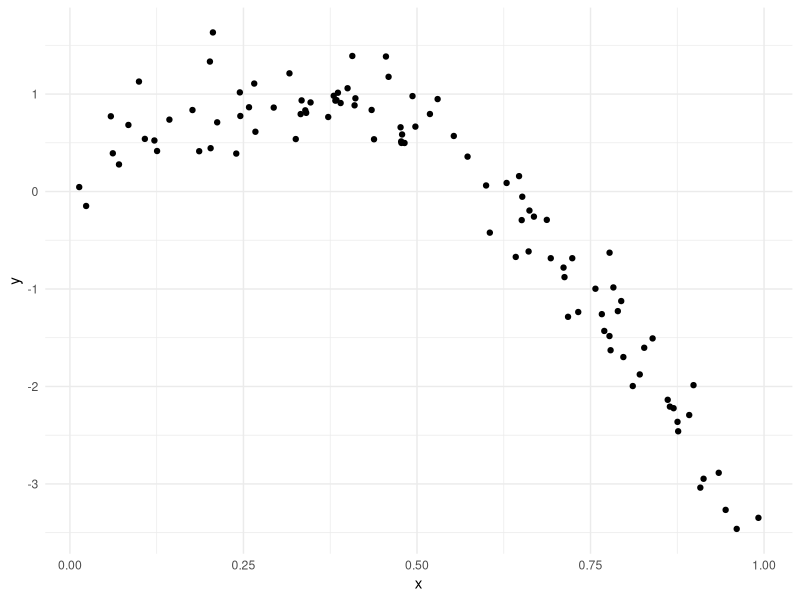
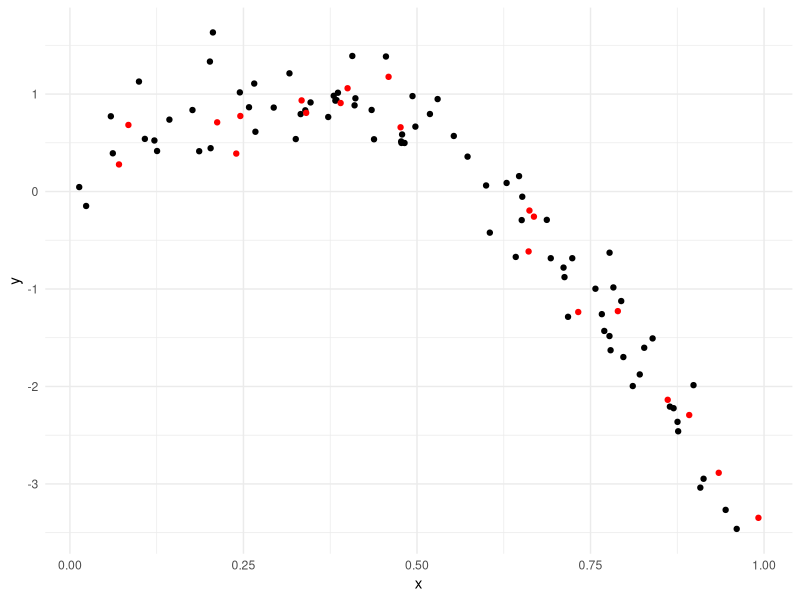
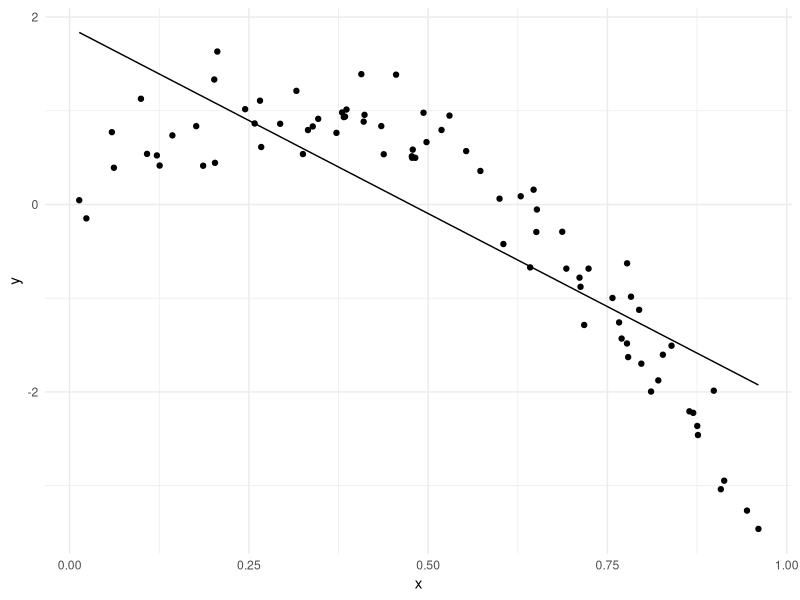
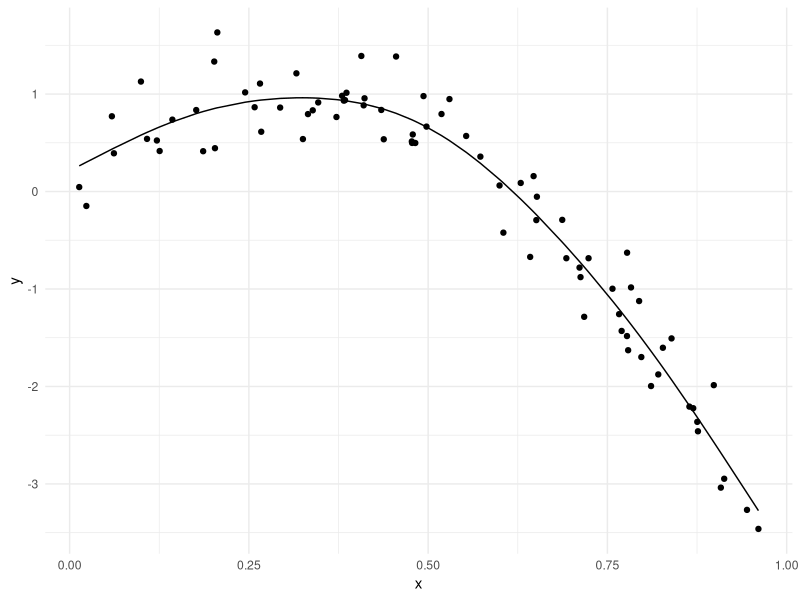
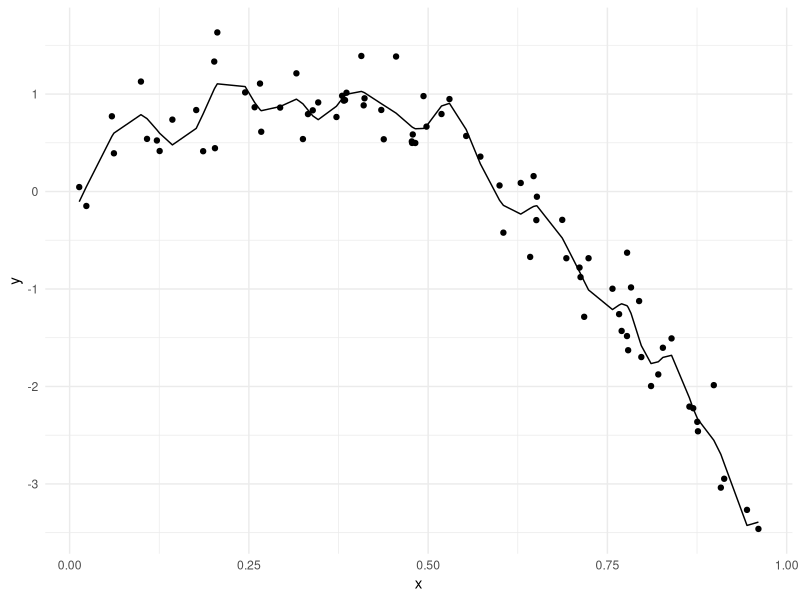
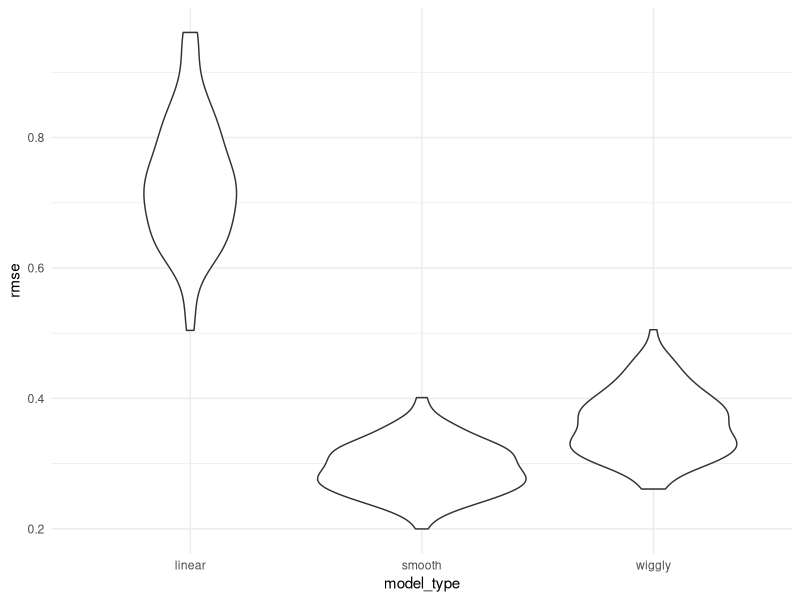

The R source for these figures, in order:
## ---- chunk 1
library(tidyverse)

knitr::opts_chunk$set(
	echo = TRUE,
	warning = FALSE,
  fig.width = 6,
  fig.asp = .6,
  out.width = "90%"
)

theme_set(theme_minimal() + theme(legend.position = "bottom"))

options(
  ggplot2.continuous.colour = "viridis",
  ggplot2.continuous.fill = "viridis"
)

scale_colour_discrete = scale_colour_viridis_d
scale_fill_discrete = scale_fill_viridis_d
## ---- chunk 2
library(tidyverse)
library(modelr)

set.seed(1)
## ---- chunk 3
nonlin_df = 
  tibble(
    id = 1:100,
    x = runif(100, 0, 1),
    y = 1 - 10 * (x - .3) ^ 2 + rnorm(100, 0, 0.3)
  )

nonlin_df |> 
  ggplot(aes(x = x, y = y)) + 
  geom_point()
## ---- chunk 4
#sample_n(dataset, size #)
train_df = sample_n(nonlin_df, 80)

#anti_join of whatever is in the nonlin_df dataset and not in the train_df and do it by "id"
test_df = anti_join(nonlin_df, train_df, by = "id")
## ---- chunk 5
train_df |> 
  ggplot(aes(x = x, y = y)) + 
  geom_point() + 
  geom_point(data = test_df, color = "red")

#black = training data, red = testing data

# the question is can I fit some curve through the black points here and see how well that curve predicts the red points (there is going to be some error)
## ---- chunk 6
#fit a linear model 
linear_mod = lm(y ~ x, data = train_df)

# the right way to fit a smooth model using generalized additive models
#mgcv::gam() where y is a smooth term of x and you specific the data 
# s(x) says give me a smooth function of x
smooth_mod = mgcv::gam(y ~ s(x), data = train_df)

#break the smooth_mod by forcing mgcv to do something by setting k = 30 and the smoothing parameter sp = 10e-6
#k=30 means you are going to get 30 individual line segments spread across the domain
#sp = 10e-6 says it is forcing mgcv to do somethin dumb
wiggly_mod = mgcv::gam(y ~ s(x, k = 30), sp = 10e-6, data = train_df)
## ---- chunk 7
#modelr::add_predictions(model you want to use to add predictions)
#plot output shows this model is not that great
train_df |> 
  modelr::add_predictions(linear_mod) |> 
  ggplot(aes(x = x, y = y)) + 
  geom_point() + 
  geom_line(aes(y = pred))

# this plot shows a smooth curve going right through the middle of the data points
train_df |> 
  modelr::add_predictions(smooth_mod) |> 
  ggplot(aes(x = x, y = y)) + 
  geom_point() + 
  geom_line(aes(y = pred))

#plot output shows the curve broken down
train_df |> 
  modelr::add_predictions(wiggly_mod) |> 
  ggplot(aes(x = x, y = y)) + 
  geom_point() + 
  geom_line(aes(y = pred))
## ---- chunk 8
#assessing goodness of fit can be done via RMSE
rmse(linear_mod, train_df)
rmse(smooth_mod, train_df)
rmse(wiggly_mod, train_df)

#from the rmse, the wiggly_mod shows that it is the best fit (lowest rmse); however, this only works for the dataset used to train the model, but it does not mean it is the best for future data
## ---- chunk 9
rmse(linear_mod, test_df)
rmse(smooth_mod, test_df)
rmse(wiggly_mod, test_df)
#using the test data set, the smooth model appears to be better (lowest rmse)
## ---- chunk 10
#this code takes the nonlinear data frame and partitions it into training and testing splits however many times you tell it to. Then, it stores your training dataset and testing dataset into 2 separate columns 
cv_df = 
  nonlin_df |> 
  crossv_mc(n = 100) 

# you can convert a resample into a dataframe using as.tibble()
cv_df = 
  nonlin_df |> 
  crossv_mc(n = 100) |> 
  mutate(
    train = map(train, as_tibble),
    test = map(test, as_tibble)
  )
## ---- chunk 11
# a challenge of whats going on in the training and testing data set is that it is not a tibble but a resample
# resample is rather than storing the dataset over and over again, it just keeps track of which rows are in this sample
# it is like it is saving different rows each time but right now it is saving the row numbers that go along with this
# you can convert a resample into a dataset using as.tibble()
cv_df |> pull(train) |> nth(1) |> as_tibble()
cv_df |> pull(train) |> nth(2) |> as_tibble()
cv_df |> pull(train) |> nth(3) |> as_tibble()
## ---- chunk 12
# fit a linear model to all training dataset so it it will be a mutate where a linear fit is mapping across all training dataset using a linear model where y against x using that dataset

#map2_dbl() simplifies the output to just a number since we know the output will just be one number
cv_results =
  cv_df |> 
  mutate(
    linear_fit = map(train, \(df) lm(y ~ x, data = df)),
    smooth_fit = map(train, \(df) mgcv::gam(y ~ s(x), data = df)),
    wiggly_fit = map(train, \(df) mgcv::gam(y ~ s(x, k = 30), sp = 10e-6, data = df))
  ) |> 
  mutate(
    rmse_linear = map2_dbl(linear_fit, test, \(mod, df) rmse(mod, df)),
    rmse_smooth = map2_dbl(smooth_fit, test, \(mod, df) rmse(mod, df)),
    rmse_wiggly = map2_dbl(wiggly_fit, test, \(mod, df) rmse(mod, df))
  )
## ---- chunk 13
cv_results |> 
  select(starts_with("rmse")) |> 
  pivot_longer(
    everything(),
    names_to = "model_type",
    values_to = "rmse",
    names_prefix = "rmse_"
  ) |> 
  group_by(model_type) |> 
  summarize(m_rmse = mean(rmse))

cv_results |> 
  select(starts_with("rmse")) |> 
  pivot_longer(
    everything(),
    names_to = "model_type",
    values_to = "rmse",
    names_prefix = "rmse_"
  ) |> 
  ggplot(aes(x = model_type, y = rmse)) +
  geom_violin()

